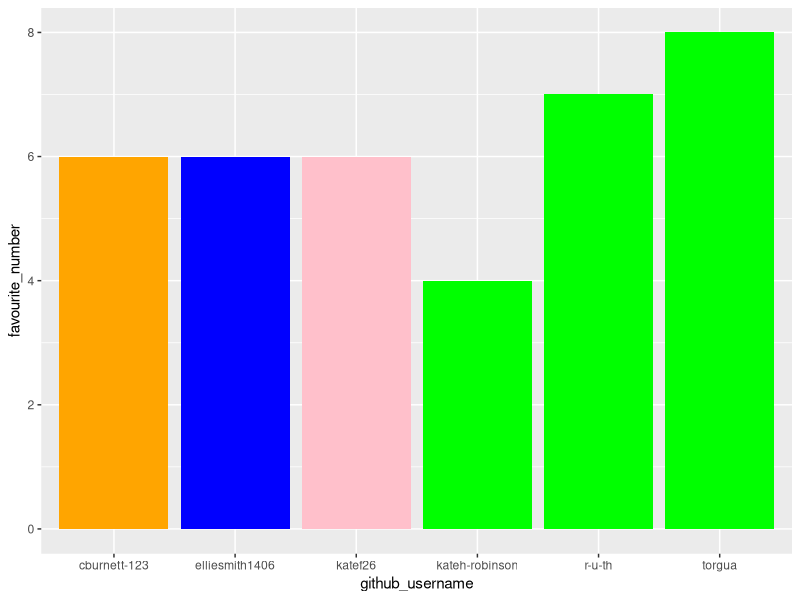
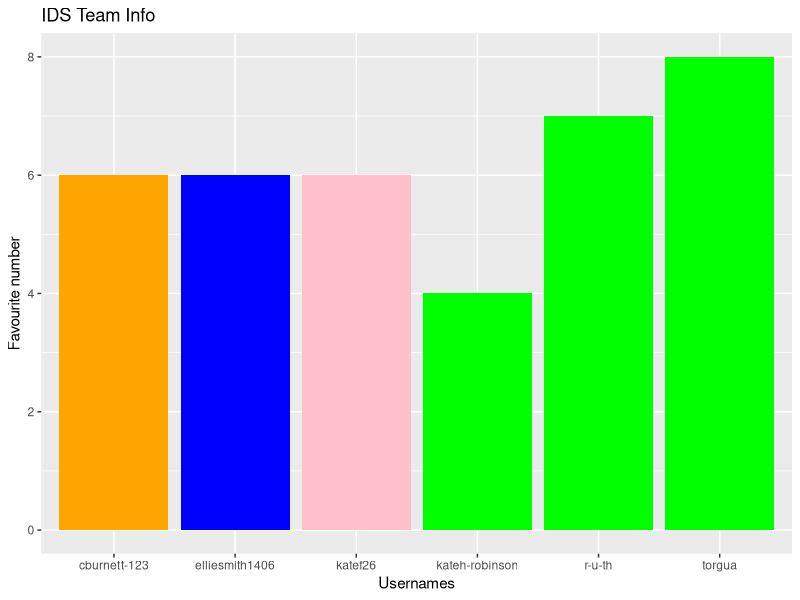
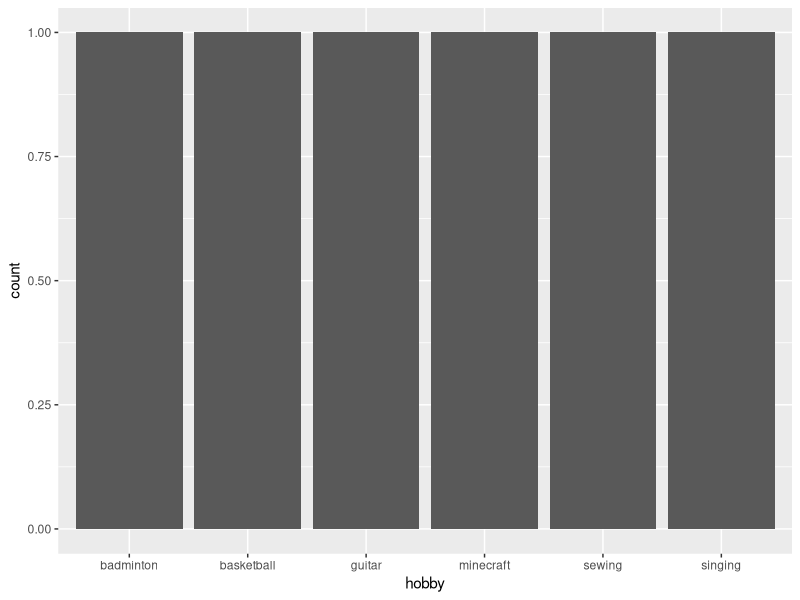

The R script that drew these images, in order:
## ---- chunk 1
library(tidyverse) 
## ---- chunk 2
team_data <- tibble(
  name = c("Kate", "Connor", "Ruth", 
           "Kate", "Torgua", "Ellie"),
  github_username = c("kateh-robinson", "cburnett-123", "r-u-th", 
                      "katef26", "torgua", "elliesmith1406"), 
  colour = c("green", "orange", "green", 
             "pink", "green", "blue"),
  hobby = c("singing", "guitar", "sewing", 
            "badminton", "minecraft", "basketball"),
  favourite_number = c(4, 6, 7, 6, 8, 6)
  )

team_data
## ---- chunk 3
p1 <- ggplot(data = team_data, 
             mapping = aes(x = github_username, 
                           y = favourite_number,
                           fill = colour), 
             ) +
   geom_col() +
   scale_fill_identity()
p1
## ---- chunk 4
p1 + labs(x = "Usernames", 
          y = "Favourite number",
          title = "IDS Team Info")
## ---- chunk 5
p2 <- ggplot(team_data, aes(x = hobby)) +
  geom_bar()
p2
